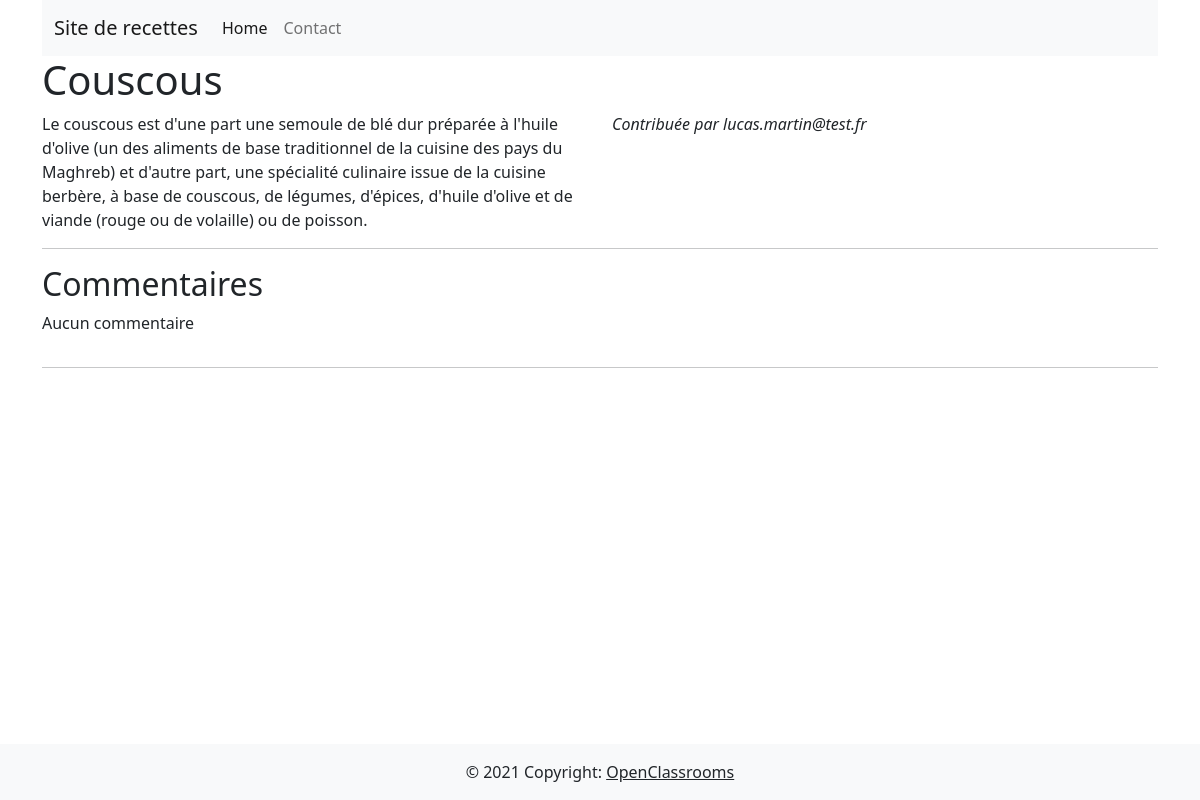
The app's page /_recipes_read.php?id=2 with its own data.
### tables this page shows
CREATE TABLE `recipes` (
  `recipe_id` int(11) NOT NULL,
  `titre` varchar(128) NOT NULL,
  `recette` text NOT NULL,
  `auteur` varchar(255) NOT NULL,
  `disponible` tinyint(1) NOT NULL
);

### _recipes_read.php (the view, shortened to what this page needs)
<?php
require_once(__DIR__ . '/sql/databaseconnect.php');
$getData = $_GET;
$retrieveRecipeWithCommentsStatement = $mysqlClient->prepare('SELECT r.*, c.comment_id, c.comment, c.user_id, u.fullname FROM recipes r
LEFT JOIN comments c on c.recipe_id = r.recipe_id
LEFT JOIN users u ON u.user_id = c.user_id
WHERE r.recipe_id = :id ');
$retrieveRecipeWithCommentsStatement->execute([
    'id' => (int)$getData['id'],
]);
$recipeWithComments = $retrieveRecipeWithCommentsStatement->fetchAll(PDO::FETCH_ASSOC);
$recette = [
    'recipe_id' => $recipeWithComments[0]['recipe_id'],
    'titre' => $recipeWithComments[0]['titre'],
    'recette' => $recipeWithComments[0]['recette'],
    'auteur' => $recipeWithComments[0]['auteur'],
    'comments' => [],
];
?>
<!DOCTYPE html>
<html>
    <head>
        <link
            href="https://cdn.jsdelivr.net/npm/bootstrap@5.0.2/dist/css/bootstrap.min.css"
            rel="stylesheet"
        >
    </head>
    <body class="d-flex flex-column min-vh-100">
        <div class="container">
            <?php require_once(__DIR__ . '/inclut/header.php'); ?>
            <h1><?php echo($recette['titre']); ?></h1>
            <div class="row">
                <article class="col">
                    <?php echo($recette['recette']); ?>
                </article>
                <aside class="col">
                    <p><i>Contribuée par <?php echo($recette['auteur']); ?></i></p>
                </aside>
            </div>
            <hr />
            <h2>Commentaires</h2>
            <?php if ($recette['comments'] !== []) { ?>
            <div class="row">
                <?php foreach ($recette['comments'] as $comment) { ?>
                    <div class="comment">
                        <p><?php echo $comment['comment']; ?></p>
                        <i><?php echo $comment['fullname']; ?></i>
                    </div>
                <?php } ?>
            </div>
            <?php } else { ?>
            <div class="row">
                <p>Aucun commentaire</p>
            </div>
            <?php } ?>
            <hr />
        </div>
        <?php require_once(__DIR__ . '/inclut/footer.php'); ?>
    </body>
</html>

### records on screen
recipes: titre "Couscous", recette "Le couscous est d'une part une semoule de blé dur préparée à l'huile d'olive (un des aliments de base traditionnel de la cuisine des pays du Maghreb) et d'autre part, une spécialité culinaire issue de la cuisine berbère, à base de couscous, de légumes, d'épices, d'huile d'olive et de viande (rouge ou de volaille) ou de poisson.", auteur "lucas.martin@test.fr"
